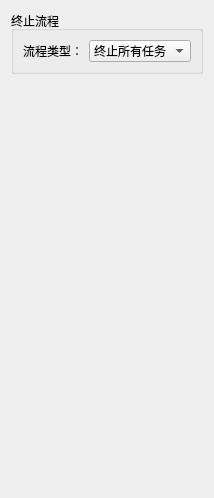
       <widget class="QWidget" name="tab_31">
        <attribute name="title">
         <string>终止流程</string>
        </attribute>
        <layout class="QVBoxLayout" name="verticalLayout_72">
         <item>
          <widget class="QGroupBox" name="groupBox_38">
           <property name="title">
            <string>终止流程</string>
           </property>
           <layout class="QGridLayout" name="gridLayout_43" columnstretch="1,1">
            <item row="0" column="0">
             <widget class="QLabel" name="label_128">
              <property name="text">
               <string>流程类型：</string>
              </property>
              <property name="alignment">
               <set>Qt::AlignmentFlag::AlignCenter</set>
              </property>
             </widget>
            </item>
            <item row="0" column="1">
             <widget class="QComboBox" name="comboBox_39">
              <item>
               <property name="text">
                <string>终止所有任务</string>
               </property>
              </item>
             </widget>
            </item>
           </layout>
          </widget>
         </item>
         <item>
          <spacer name="verticalSpacer_24">
           <property name="orientation">
            <enum>Qt::Orientation::Vertical</enum>
           </property>
           <property name="sizeHint" stdset="0">
            <size>
             <width>20</width>
             <height>413</height>
            </size>
           </property>
          </spacer>
         </item>
        </layout>
       </widget>
